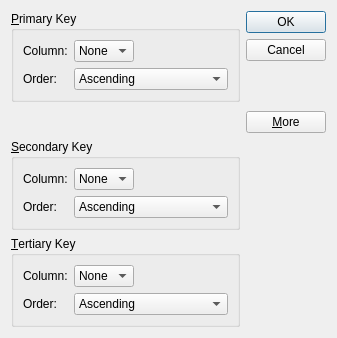
<?xml version="1.0" encoding="UTF-8"?>
<ui version="4.0">
 <class>SortDialog</class>
 <widget class="QDialog" name="SortDialog">
  <property name="geometry">
   <rect>
    <x>0</x>
    <y>0</y>
    <width>337</width>
    <height>338</height>
   </rect>
  </property>
  <property name="windowTitle">
   <string>Sort</string>
  </property>
  <layout class="QGridLayout" name="gridLayout_4">
   <item row="2" column="0">
    <widget class="QGroupBox" name="secondaryGroupBox">
     <property name="title">
      <string>&amp;Secondary Key</string>
     </property>
     <layout class="QGridLayout" name="gridLayout_2">
      <item row="0" column="0">
       <widget class="QLabel" name="label_3">
        <property name="text">
         <string>Column:</string>
        </property>
       </widget>
      </item>
      <item row="0" column="1">
       <widget class="QComboBox" name="secondaryColumnCombo">
        <item>
         <property name="text">
          <string>None</string>
         </property>
        </item>
       </widget>
      </item>
      <item row="0" column="2">
       <spacer name="horizontalSpacer_2">
        <property name="orientation">
         <enum>Qt::Horizontal</enum>
        </property>
        <property name="sizeHint" stdset="0">
         <size>
          <width>78</width>
          <height>20</height>
         </size>
        </property>
       </spacer>
      </item>
      <item row="1" column="0">
       <widget class="QLabel" name="label_4">
        <property name="text">
         <string>Order:</string>
        </property>
       </widget>
      </item>
      <item row="1" column="1" colspan="2">
       <widget class="QComboBox" name="secondaryOrderCombo">
        <item>
         <property name="text">
          <string>Ascending</string>
         </property>
        </item>
        <item>
         <property name="text">
          <string>Descending</string>
         </property>
        </item>
       </widget>
      </item>
     </layout>
    </widget>
   </item>
   <item row="0" column="0">
    <widget class="QGroupBox" name="primaryGroupBox">
     <property name="title">
      <string>&amp;Primary Key</string>
     </property>
     <layout class="QGridLayout" name="gridLayout">
      <item row="0" column="0">
       <widget class="QLabel" name="label">
        <property name="text">
         <string>Column:</string>
        </property>
       </widget>
      </item>
      <item row="0" column="1">
       <widget class="QComboBox" name="primaryColumnCombo">
        <item>
         <property name="text">
          <string>None</string>
         </property>
        </item>
       </widget>
      </item>
      <item row="0" column="2">
       <spacer name="horizontalSpacer">
        <property name="orientation">
         <enum>Qt::Horizontal</enum>
        </property>
        <property name="sizeHint" stdset="0">
         <size>
          <width>78</width>
          <height>20</height>
         </size>
        </property>
       </spacer>
      </item>
      <item row="1" column="0">
       <widget class="QLabel" name="label_2">
        <property name="text">
         <string>Order:</string>
        </property>
       </widget>
      </item>
      <item row="1" column="1" colspan="2">
       <widget class="QComboBox" name="primaryOrderCombo">
        <item>
         <property name="text">
          <string>Ascending</string>
         </property>
        </item>
        <item>
         <property name="text">
          <string>Descending</string>
         </property>
        </item>
       </widget>
      </item>
     </layout>
    </widget>
   </item>
   <item row="1" column="0">
    <spacer name="verticalSpacer_2">
     <property name="orientation">
      <enum>Qt::Vertical</enum>
     </property>
     <property name="sizeHint" stdset="0">
      <size>
       <width>20</width>
       <height>8</height>
      </size>
     </property>
    </spacer>
   </item>
   <item row="3" column="0">
    <widget class="QGroupBox" name="tertiaryGroupBox">
     <property name="title">
      <string>&amp;Tertiary Key</string>
     </property>
     <layout class="QGridLayout" name="gridLayout_3">
      <item row="0" column="0">
       <widget class="QLabel" name="label_5">
        <property name="text">
         <string>Column:</string>
        </property>
       </widget>
      </item>
      <item row="0" column="1">
       <widget class="QComboBox" name="tertiaryColumnCombo">
        <item>
         <property name="text">
          <string>None</string>
         </property>
        </item>
       </widget>
      </item>
      <item row="0" column="2">
       <spacer name="horizontalSpacer_3">
        <property name="orientation">
         <enum>Qt::Horizontal</enum>
        </property>
        <property name="sizeHint" stdset="0">
         <size>
          <width>78</width>
          <height>20</height>
         </size>
        </property>
       </spacer>
      </item>
      <item row="1" column="0">
       <widget class="QLabel" name="label_6">
        <property name="text">
         <string>Order:</string>
        </property>
       </widget>
      </item>
      <item row="1" column="1" colspan="2">
       <widget class="QComboBox" name="tertiaryOrderCombo">
        <item>
         <property name="text">
          <string>Ascending</string>
         </property>
        </item>
        <item>
         <property name="text">
          <string>Descending</string>
         </property>
        </item>
       </widget>
      </item>
     </layout>
    </widget>
   </item>
   <item row="0" column="1" rowspan="2">
    <layout class="QVBoxLayout" name="verticalLayout">
     <item>
      <widget class="QPushButton" name="okButton">
       <property name="text">
        <string>OK</string>
       </property>
       <property name="default">
        <bool>true</bool>
       </property>
      </widget>
     </item>
     <item>
      <widget class="QPushButton" name="cancelButton">
       <property name="text">
        <string>Cancel</string>
       </property>
      </widget>
     </item>
     <item>
      <spacer name="verticalSpacer">
       <property name="orientation">
        <enum>Qt::Vertical</enum>
       </property>
       <property name="sizeHint" stdset="0">
        <size>
         <width>20</width>
         <height>13</height>
        </size>
       </property>
      </spacer>
     </item>
     <item>
      <widget class="QPushButton" name="moreButton">
       <property name="text">
        <string>&amp;More</string>
       </property>
       <property name="checkable">
        <bool>true</bool>
       </property>
      </widget>
     </item>
    </layout>
   </item>
  </layout>
 </widget>
 <resources/>
 <connections>
  <connection>
   <sender>okButton</sender>
   <signal>clicked()</signal>
   <receiver>SortDialog</receiver>
   <slot>accept()</slot>
   <hints>
    <hint type="sourcelabel">
     <x>293</x>
     <y>25</y>
    </hint>
    <hint type="destinationlabel">
     <x>117</x>
     <y>131</y>
    </hint>
   </hints>
  </connection>
  <connection>
   <sender>cancelButton</sender>
   <signal>clicked()</signal>
   <receiver>SortDialog</receiver>
   <slot>reject()</slot>
   <hints>
    <hint type="sourcelabel">
     <x>276</x>
     <y>50</y>
    </hint>
    <hint type="destinationlabel">
     <x>187</x>
     <y>148</y>
    </hint>
   </hints>
  </connection>
  <connection>
   <sender>moreButton</sender>
   <signal>toggled(bool)</signal>
   <receiver>secondaryGroupBox</receiver>
   <slot>setVisible(bool)</slot>
   <hints>
    <hint type="sourcelabel">
     <x>279</x>
     <y>171</y>
    </hint>
    <hint type="destinationlabel">
     <x>217</x>
     <y>216</y>
    </hint>
   </hints>
  </connection>
  <connection>
   <sender>moreButton</sender>
   <signal>toggled(bool)</signal>
   <receiver>tertiaryGroupBox</receiver>
   <slot>setVisible(bool)</slot>
   <hints>
    <hint type="sourcelabel">
     <x>311</x>
     <y>164</y>
    </hint>
    <hint type="destinationlabel">
     <x>220</x>
     <y>322</y>
    </hint>
   </hints>
  </connection>
 </connections>
</ui>
